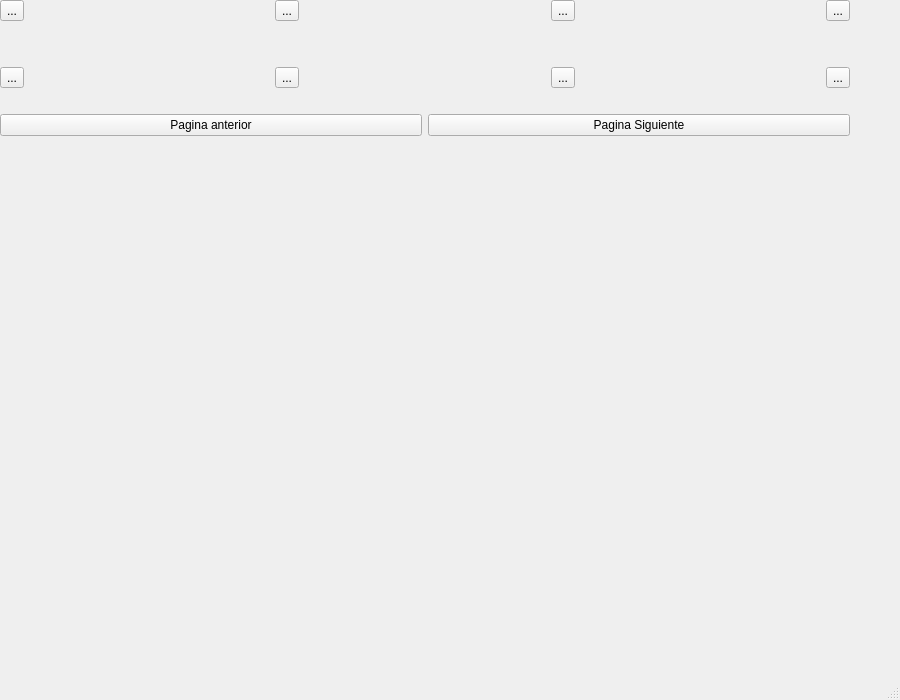
<?xml version="1.0" encoding="UTF-8"?>
<ui version="4.0">
 <class>AdminPages</class>
 <widget class="QMainWindow" name="AdminPages">
  <property name="geometry">
   <rect>
    <x>0</x>
    <y>0</y>
    <width>900</width>
    <height>700</height>
   </rect>
  </property>
  <property name="minimumSize">
   <size>
    <width>900</width>
    <height>700</height>
   </size>
  </property>
  <property name="maximumSize">
   <size>
    <width>1000</width>
    <height>700</height>
   </size>
  </property>
  <property name="windowTitle">
   <string>MainWindow</string>
  </property>
  <widget class="QWidget" name="centralwidget">
   <widget class="QWidget" name="">
    <property name="geometry">
     <rect>
      <x>0</x>
      <y>0</y>
      <width>852</width>
      <height>511</height>
     </rect>
    </property>
    <layout class="QVBoxLayout" name="verticalLayout">
     <property name="sizeConstraint">
      <enum>QLayout::SetFixedSize</enum>
     </property>
     <property name="leftMargin">
      <number>0</number>
     </property>
     <property name="topMargin">
      <number>0</number>
     </property>
     <item>
      <layout class="QHBoxLayout" name="horizontalLayout">
       <property name="leftMargin">
        <number>0</number>
       </property>
       <property name="topMargin">
        <number>0</number>
       </property>
       <item>
        <widget class="QToolButton" name="peli1">
         <property name="text">
          <string>...</string>
         </property>
        </widget>
       </item>
       <item>
        <spacer name="horizontalSpacer_5">
         <property name="orientation">
          <enum>Qt::Horizontal</enum>
         </property>
         <property name="sizeHint" stdset="0">
          <size>
           <width>40</width>
           <height>20</height>
          </size>
         </property>
        </spacer>
       </item>
       <item>
        <widget class="QToolButton" name="peli2">
         <property name="text">
          <string>...</string>
         </property>
        </widget>
       </item>
       <item>
        <spacer name="horizontalSpacer_6">
         <property name="orientation">
          <enum>Qt::Horizontal</enum>
         </property>
         <property name="sizeHint" stdset="0">
          <size>
           <width>40</width>
           <height>20</height>
          </size>
         </property>
        </spacer>
       </item>
       <item>
        <widget class="QToolButton" name="peli3">
         <property name="text">
          <string>...</string>
         </property>
        </widget>
       </item>
       <item>
        <spacer name="horizontalSpacer_4">
         <property name="orientation">
          <enum>Qt::Horizontal</enum>
         </property>
         <property name="sizeHint" stdset="0">
          <size>
           <width>40</width>
           <height>20</height>
          </size>
         </property>
        </spacer>
       </item>
       <item>
        <widget class="QToolButton" name="peli4">
         <property name="text">
          <string>...</string>
         </property>
        </widget>
       </item>
      </layout>
     </item>
     <item>
      <spacer name="verticalSpacer_3">
       <property name="orientation">
        <enum>Qt::Vertical</enum>
       </property>
       <property name="sizeHint" stdset="0">
        <size>
         <width>850</width>
         <height>40</height>
        </size>
       </property>
      </spacer>
     </item>
     <item>
      <layout class="QHBoxLayout" name="horizontalLayout_2">
       <property name="leftMargin">
        <number>0</number>
       </property>
       <property name="topMargin">
        <number>0</number>
       </property>
       <item>
        <widget class="QToolButton" name="peli5">
         <property name="text">
          <string>...</string>
         </property>
        </widget>
       </item>
       <item>
        <spacer name="horizontalSpacer">
         <property name="orientation">
          <enum>Qt::Horizontal</enum>
         </property>
         <property name="sizeHint" stdset="0">
          <size>
           <width>40</width>
           <height>20</height>
          </size>
         </property>
        </spacer>
       </item>
       <item>
        <widget class="QToolButton" name="peli6">
         <property name="text">
          <string>...</string>
         </property>
        </widget>
       </item>
       <item>
        <spacer name="horizontalSpacer_2">
         <property name="orientation">
          <enum>Qt::Horizontal</enum>
         </property>
         <property name="sizeHint" stdset="0">
          <size>
           <width>40</width>
           <height>20</height>
          </size>
         </property>
        </spacer>
       </item>
       <item>
        <widget class="QToolButton" name="peli7">
         <property name="text">
          <string>...</string>
         </property>
        </widget>
       </item>
       <item>
        <spacer name="horizontalSpacer_3">
         <property name="orientation">
          <enum>Qt::Horizontal</enum>
         </property>
         <property name="sizeHint" stdset="0">
          <size>
           <width>40</width>
           <height>20</height>
          </size>
         </property>
        </spacer>
       </item>
       <item>
        <widget class="QToolButton" name="peli8">
         <property name="text">
          <string>...</string>
         </property>
        </widget>
       </item>
      </layout>
     </item>
     <item>
      <spacer name="verticalSpacer">
       <property name="orientation">
        <enum>Qt::Vertical</enum>
       </property>
       <property name="sizeHint" stdset="0">
        <size>
         <width>850</width>
         <height>20</height>
        </size>
       </property>
      </spacer>
     </item>
     <item>
      <layout class="QHBoxLayout" name="horizontalLayout_4">
       <item>
        <widget class="QPushButton" name="PrevPag">
         <property name="text">
          <string>Pagina anterior</string>
         </property>
        </widget>
       </item>
       <item>
        <widget class="QPushButton" name="NextPag">
         <property name="text">
          <string>Pagina Siguiente</string>
         </property>
        </widget>
       </item>
      </layout>
     </item>
     <item>
      <layout class="QHBoxLayout" name="horizontalLayout_3">
       <property name="leftMargin">
        <number>0</number>
       </property>
       <property name="topMargin">
        <number>0</number>
       </property>
      </layout>
     </item>
    </layout>
   </widget>
  </widget>
  <widget class="QMenuBar" name="menubar">
   <property name="geometry">
    <rect>
     <x>0</x>
     <y>0</y>
     <width>900</width>
     <height>22</height>
    </rect>
   </property>
  </widget>
  <widget class="QStatusBar" name="statusbar"/>
 </widget>
 <resources/>
 <connections/>
</ui>
